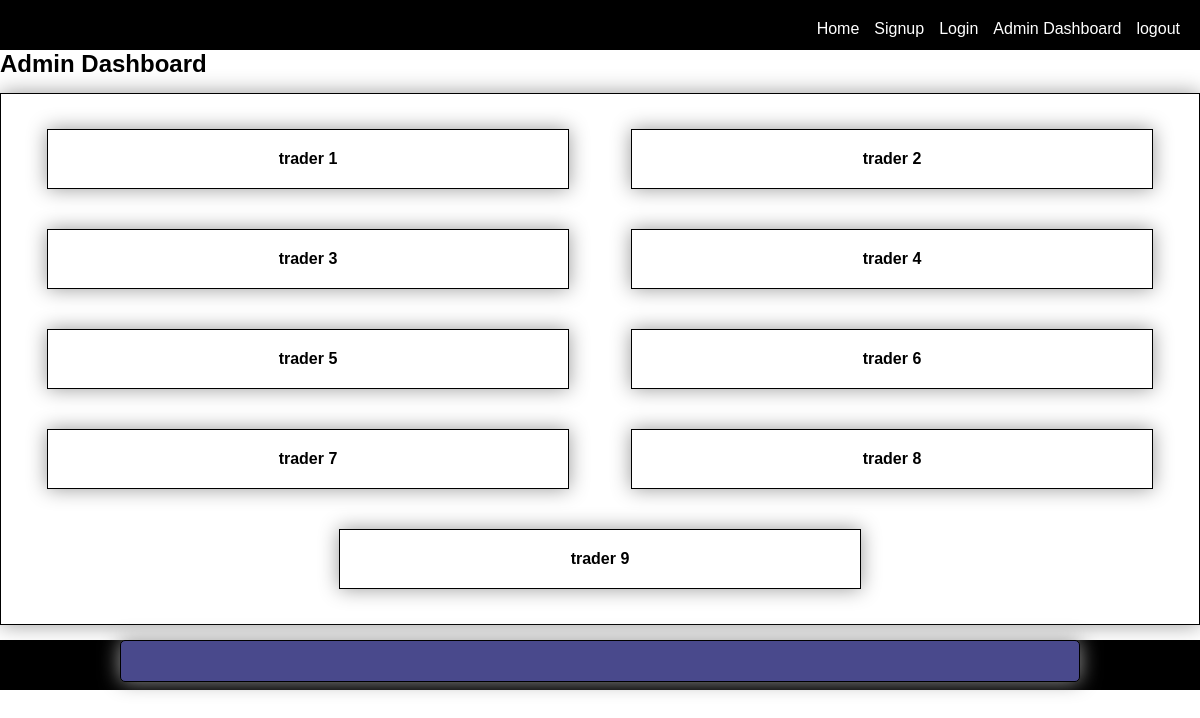
The app's page /adminapp/dashboard (signed in), older data.
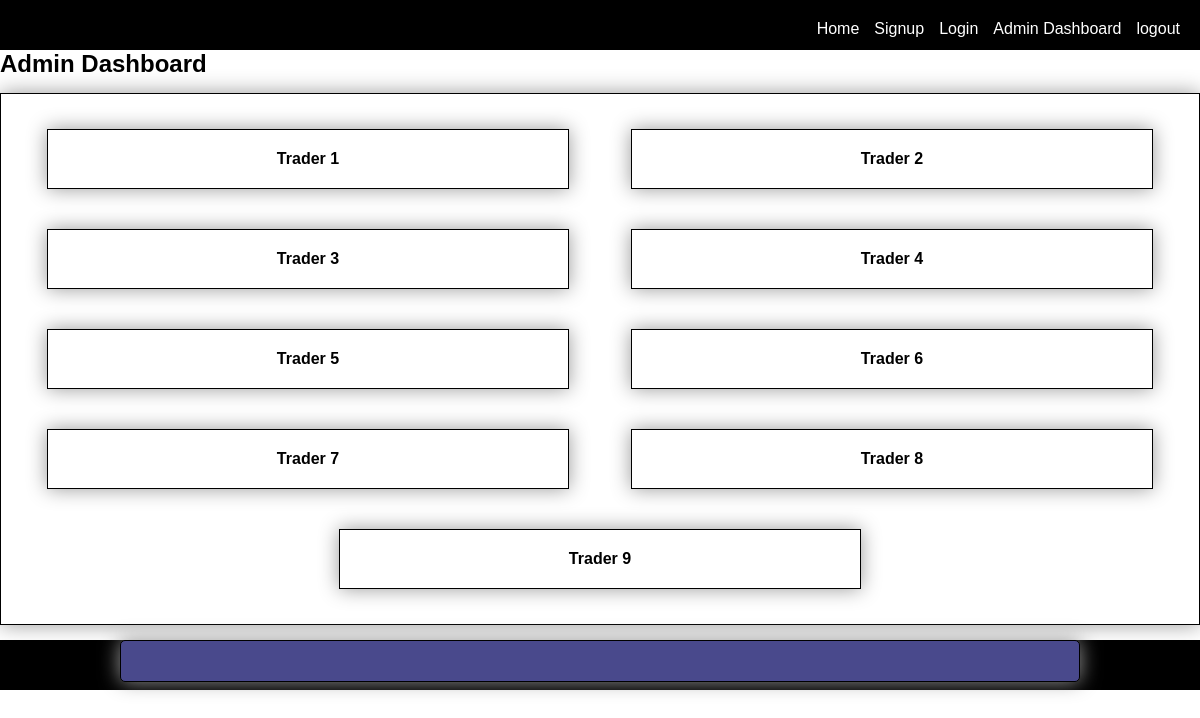
The same page, newer data.
### userauth/models.py (models this page shows, shortened)
class Trader(models.Model):
    name = models.CharField(max_length=400, unique=True)
    balance = models.IntegerField(default=100)

### adminapp/views.py (the view)
# urls.py: path('dashboard', views.dashboard, name="admin-dashboard"),
def dashboard(request):
    if request.user.is_authenticated:
        traders = Trader.objects.all()
        context = {
            "traders": traders
        }
        return render(request, "interfaces/admin_dashboard.html", context)
    else:
        messages.warning(request, "Log in to gain access")
        return redirect("adminapp:signup")

### templates/interfaces/admin_dashboard.html (shortened to what this page needs)
{% extends 'partials/base.html' %}
{% load static %}
{% block content %}
<h2>Admin Dashboard</h2>
<div class="container">
    {% for trader in traders %}
    <div>
        <a href="{% url 'adminapp:user-detail' trader.id %}">
            {{trader.name}}
        </a>
    </div>
    {% endfor %}
</div>
{% endblock content %}

Row changes from the older to the newer data that the page shows:
changed Trader: name "trader 1" → "Trader 1"
changed Trader: name "trader 2" → "Trader 2"
changed Trader: name "trader 3" → "Trader 3"
changed Trader: name "trader 4" → "Trader 4"
changed Trader: name "trader 5" → "Trader 5"
changed Trader: name "trader 6" → "Trader 6"
changed Trader: name "trader 7" → "Trader 7"
changed Trader: name "trader 8" → "Trader 8"
changed Trader: name "trader 9" → "Trader 9"
